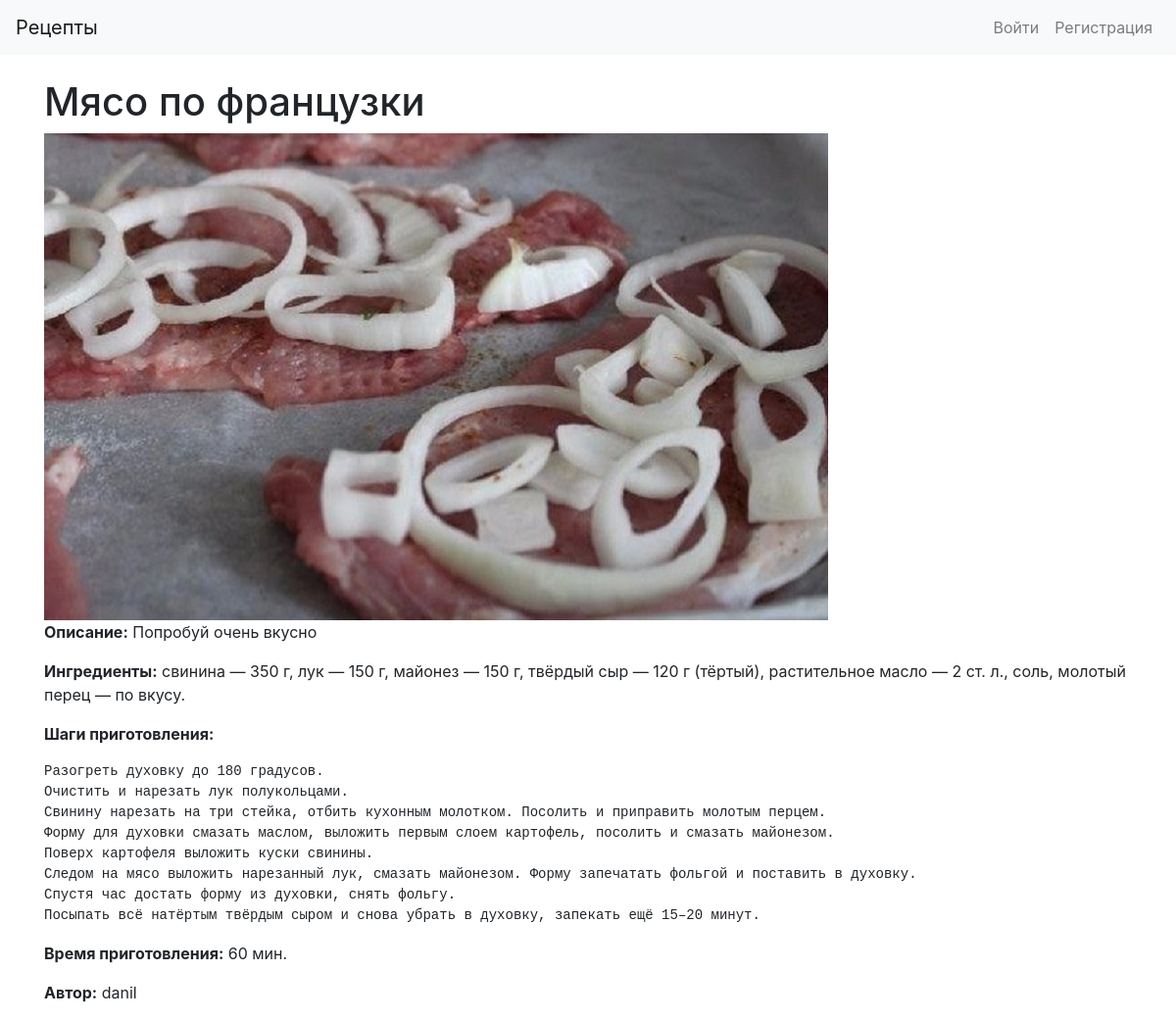
The app's page /recipe/2/ with its own data.
### recipes/models.py (models this page shows, shortened)
class Recipe(models.Model):
    title = models.CharField(max_length=200)
    description = models.TextField()
    ingredients = models.TextField(help_text="Ингредиенты, разделённые запятыми", blank=True)
    steps = models.TextField()
    cooking_time = models.PositiveIntegerField(help_text="Время приготовления, мин.")
    image = models.ImageField(upload_to='recipes/', blank=True, null=True)
    author = models.ForeignKey(User, on_delete=models.CASCADE, related_name='recipes')
    categories = models.ManyToManyField(Category, through='RecipeCategory')
    created_at = models.DateTimeField(auto_now_add=True)

### recipes/views.py (the view)
# urls.py: path('recipe/<int:pk>/', views.recipe_detail, name='recipe_detail'),
def recipe_detail(request, pk):
    recipe = get_object_or_404(Recipe, pk=pk)
    return render(request, 'recipes/recipe_detail.html', {'recipe': recipe})

### recipes/templates/recipes/recipe_detail.html (shortened to what this page needs)
{% extends 'recipes/base.html' %}
{% block content %}
<h1>{{ recipe.title }}</h1>
{% if recipe.image %}
  <img src="{{ recipe.image.url }}" class="img-fluid" alt="{{ recipe.title }}">
{% endif %}
<p><strong>Описание:</strong> {{ recipe.description }}</p>
<p><strong>Ингредиенты:</strong> {{ recipe.ingredients }}</p>
<p><strong>Шаги приготовления:</strong></p>
<pre>{{ recipe.steps }}</pre>
<p><strong>Время приготовления:</strong> {{ recipe.cooking_time }} мин.</p>
<p><strong>Автор:</strong> {{ recipe.author.username }}</p>
{% endblock %}

### records on screen
Recipe: title "Мясо по французки", image (picture), description "Попробуй очень вкусно", ingredients "свинина — 350 г, лук — 150 г, майонез — 150 г, твёрдый сыр — 120 г (тёртый), растительное масло — 2 ст. л., соль, молотый перец — по вкусу.", steps "Разогреть духовку до 180 градусов. Очистить и нарезать лук полукольцами. Свинину нарезать на три стейка, отбить кухонным молотком. Посолить и приправить молотым перцем. Форму для духовки смазать маслом, выложить первым слоем картофель, посолить и смазать майонезом. Поверх картофеля выложить куски свинины. Следом на мясо выложить нарезанный лук, смазать майонезом. Форму запечатать фольгой и поставить в духовку. Спустя час достать форму из духовки, снять фольгу. Посыпать всё натёртым твёрдым сыром и снова убрать в духовку, запекать ещё 15–20 минут.", cooking_time "60", author.username "danil"
